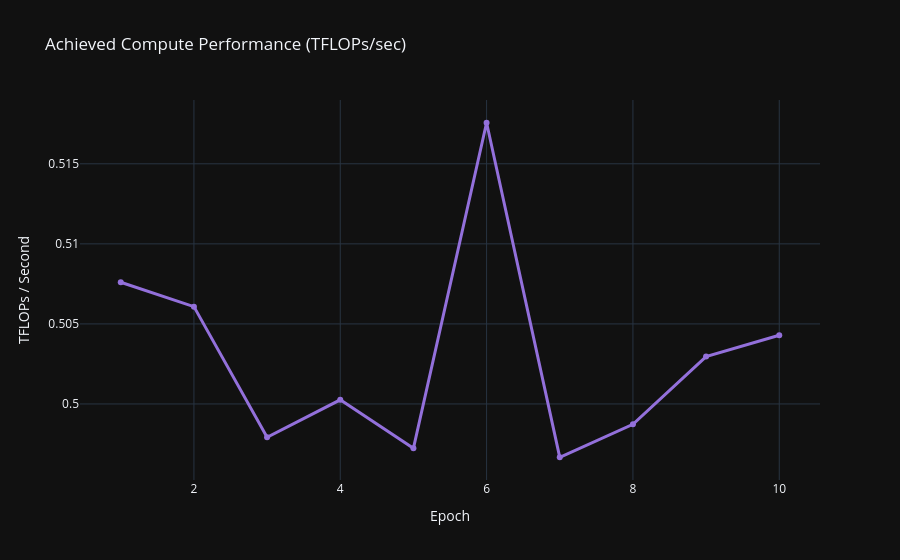
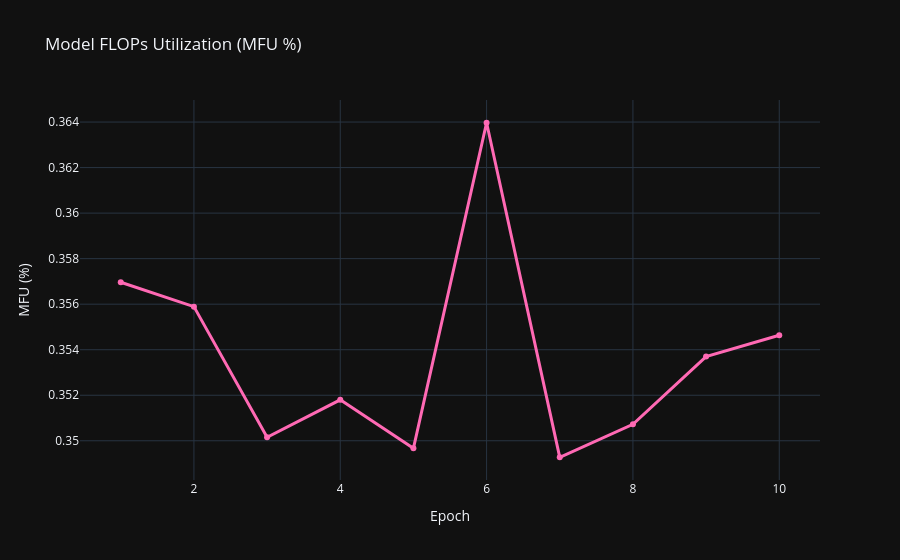

Write notebook code for charts like these, in order.
### Markdown cell above
## 4. Compute Performance (TFLOPs and Model FLOPs Utilization)

- **Achieved TFLOPs/sec**: The absolute processing rate of raw floating point operations.
- **Model FLOPs Utilization (MFU %)**: The ratio of achieved compute performance to the hardware's peak theoretical performance. For your RTX 4070 Super, peak dense FP16 tensor core throughput is **142.2 TFLOPs/sec**.

### Code cell
# Plot Achieved TFLOPs/sec
fig_tflops = go.Figure()
fig_tflops.add_trace(go.Scatter(
    x=df['epoch'], 
    y=df['tflops_per_sec'], 
    name="Achieved TFLOPs/sec", 
    mode="lines+markers", 
    line=dict(color="mediumpurple", width=3)
))
fig_tflops.update_layout(
    title_text="Achieved Compute Performance (TFLOPs/sec)",
    xaxis_title="Epoch",
    yaxis_title="TFLOPs / Second",
    template="plotly_dark"
)
fig_tflops.show()

# Plot MFU (%)
fig_mfu = go.Figure()
fig_mfu.add_trace(go.Scatter(
    x=df['epoch'], 
    y=df['mfu_percent'], 
    name="MFU (%)", 
    mode="lines+markers", 
    line=dict(color="hotpink", width=3)
))
fig_mfu.update_layout(
    title_text="Model FLOPs Utilization (MFU %)",
    xaxis_title="Epoch",
    yaxis_title="MFU (%)",
    template="plotly_dark"
)
fig_mfu.show()

### Figure 1 — Plotly figure (JSON) as saved in the notebook; plotly's stock layout.template omitted (floating-point values rounded to 4 significant figures)
{"data": [{"line": {"color": "mediumpurple", "width": 3}, "mode": "lines+markers", "name": "Achieved TFLOPs/sec", "type": "scatter", "x": [1, 2, 3, 4, 5, 6, 7, 8, 9, 10], "y": [0.5076, 0.5061, 0.4979, 0.5003, 0.4972, 0.5176, 0.4967, 0.4987, 0.503, 0.5043]}], "layout": {"title": {"text": "Achieved Compute Performance (TFLOPs/sec)"}, "xaxis": {"title": {"text": "Epoch"}}, "yaxis": {"title": {"text": "TFLOPs / Second"}}}}

### Figure 2 — Plotly figure (JSON) as saved in the notebook; plotly's stock layout.template omitted (floating-point values rounded to 4 significant figures)
{"data": [{"line": {"color": "hotpink", "width": 3}, "mode": "lines+markers", "name": "MFU (%)", "type": "scatter", "x": [1, 2, 3, 4, 5, 6, 7, 8, 9, 10], "y": [0.357, 0.3559, 0.3502, 0.3518, 0.3497, 0.364, 0.3493, 0.3507, 0.3537, 0.3546]}], "layout": {"title": {"text": "Model FLOPs Utilization (MFU %)"}, "xaxis": {"title": {"text": "Epoch"}}, "yaxis": {"title": {"text": "MFU (%)"}}}}
